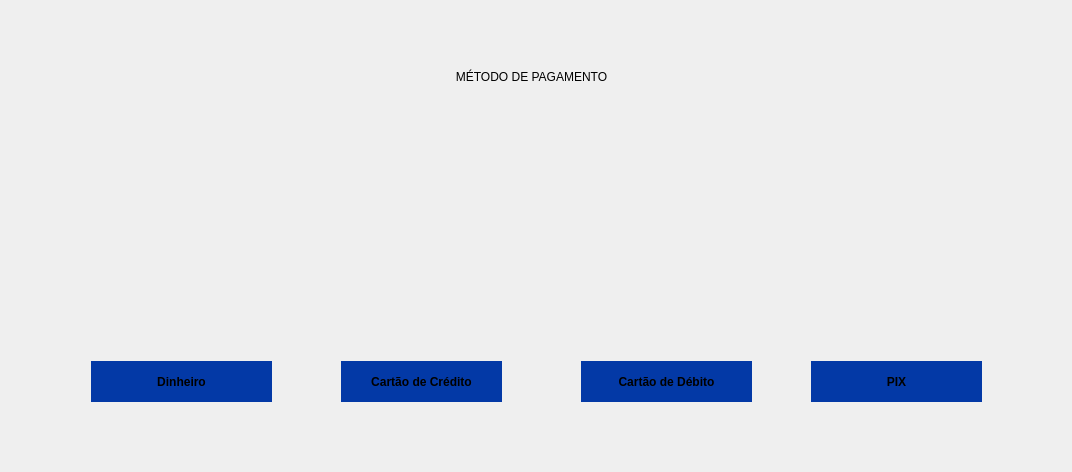
      <widget class="QWidget" name="payment_method">
       <layout class="QHBoxLayout" name="horizontalLayout_8">
        <item alignment="Qt::AlignHCenter|Qt::AlignVCenter">
         <widget class="QFrame" name="frame_19">
          <property name="minimumSize">
           <size>
            <width>1050</width>
            <height>450</height>
           </size>
          </property>
          <property name="styleSheet">
           <string notr="true">border: 0</string>
          </property>
          <property name="frameShape">
           <enum>QFrame::StyledPanel</enum>
          </property>
          <property name="frameShadow">
           <enum>QFrame::Raised</enum>
          </property>
          <widget class="QLabel" name="label_2">
           <property name="geometry">
            <rect>
             <x>80</x>
             <y>180</y>
             <width>181</width>
             <height>151</height>
            </rect>
           </property>
           <property name="styleSheet">
            <string notr="true">background: transparent;
border:  0;
border-radius: 5px;</string>
           </property>
           <property name="text">
            <string/>
           </property>
           <property name="pixmap">
            <pixmap>src/money-svgrepo-com.png</pixmap>
           </property>
           <property name="scaledContents">
            <bool>true</bool>
           </property>
          </widget>
          <widget class="QLabel" name="label_3">
           <property name="geometry">
            <rect>
             <x>330</x>
             <y>190</y>
             <width>161</width>
             <height>151</height>
            </rect>
           </property>
           <property name="styleSheet">
            <string notr="true">background: transparent;
border:  0;
border-radius: 5px;</string>
           </property>
           <property name="text">
            <string/>
           </property>
           <property name="pixmap">
            <pixmap>src/credit-card-svgrepo-com.png</pixmap>
           </property>
           <property name="scaledContents">
            <bool>true</bool>
           </property>
          </widget>
          <widget class="QLabel" name="label_4">
           <property name="geometry">
            <rect>
             <x>570</x>
             <y>190</y>
             <width>171</width>
             <height>151</height>
            </rect>
           </property>
           <property name="styleSheet">
            <string notr="true">background: transparent;
border:  0;
border-radius: 5px;</string>
           </property>
           <property name="text">
            <string/>
           </property>
           <property name="pixmap">
            <pixmap>src/credit-card-svgrepo-com (1).png</pixmap>
           </property>
           <property name="scaledContents">
            <bool>true</bool>
           </property>
          </widget>
          <widget class="QPushButton" name="money_btn">
           <property name="geometry">
            <rect>
             <x>80</x>
             <y>350</y>
             <width>181</width>
             <height>41</height>
            </rect>
           </property>
           <property name="styleSheet">
            <string notr="true">background: #0339A6;
font-weight: bold;</string>
           </property>
           <property name="text">
            <string>Dinheiro</string>
           </property>
          </widget>
          <widget class="QPushButton" name="credit_btn">
           <property name="geometry">
            <rect>
             <x>330</x>
             <y>350</y>
             <width>161</width>
             <height>41</height>
            </rect>
           </property>
           <property name="styleSheet">
            <string notr="true">background: #0339A6;
font-weight: bold;</string>
           </property>
           <property name="text">
            <string>Cartão de Crédito</string>
           </property>
          </widget>
          <widget class="QPushButton" name="debit_btn">
           <property name="geometry">
            <rect>
             <x>570</x>
             <y>350</y>
             <width>171</width>
             <height>41</height>
            </rect>
           </property>
           <property name="styleSheet">
            <string notr="true">background: #0339A6;
font-weight: bold;</string>
           </property>
           <property name="text">
            <string>Cartão de Débito</string>
           </property>
          </widget>
          <widget class="QLabel" name="label_payment_method_title">
           <property name="geometry">
            <rect>
             <x>130</x>
             <y>30</y>
             <width>781</width>
             <height>71</height>
            </rect>
           </property>
           <property name="text">
            <string>MÉTODO DE PAGAMENTO</string>
           </property>
           <property name="alignment">
            <set>Qt::AlignCenter</set>
           </property>
          </widget>
          <widget class="QPushButton" name="pix_btn">
           <property name="geometry">
            <rect>
             <x>800</x>
             <y>350</y>
             <width>171</width>
             <height>41</height>
            </rect>
           </property>
           <property name="styleSheet">
            <string notr="true">background: #0339A6;
font-weight: bold;</string>
           </property>
           <property name="text">
            <string>PIX</string>
           </property>
          </widget>
          <widget class="QLabel" name="label_16">
           <property name="geometry">
            <rect>
             <x>800</x>
             <y>180</y>
             <width>171</width>
             <height>151</height>
            </rect>
           </property>
           <property name="styleSheet">
            <string notr="true">background: transparent;
border:  0;
border-radius: 5px;</string>
           </property>
           <property name="text">
            <string/>
           </property>
           <property name="pixmap">
            <pixmap>src/pix-svgrepo-com.png</pixmap>
           </property>
           <property name="scaledContents">
            <bool>true</bool>
           </property>
          </widget>
         </widget>
        </item>
       </layout>
      </widget>
